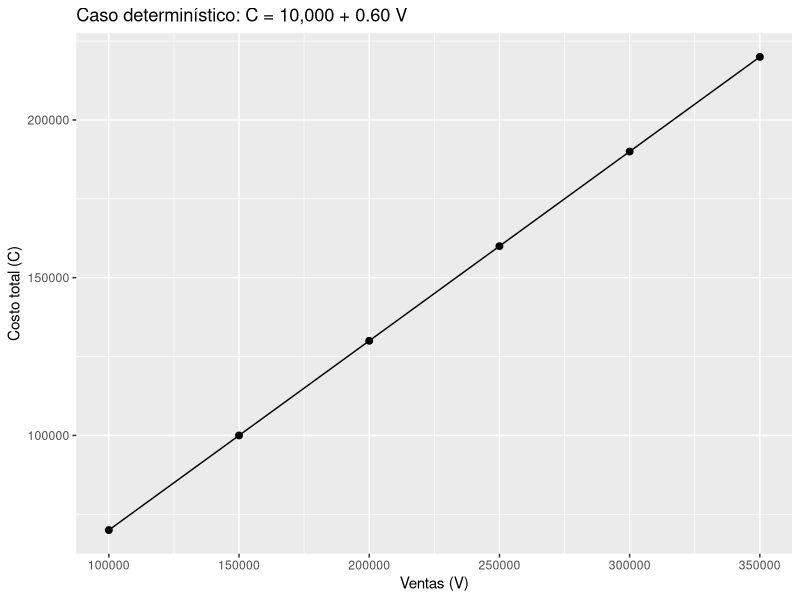
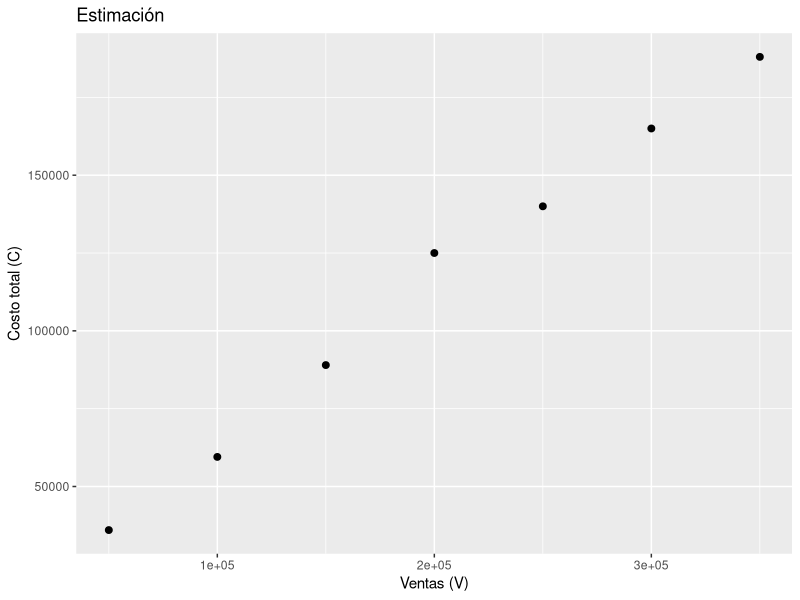
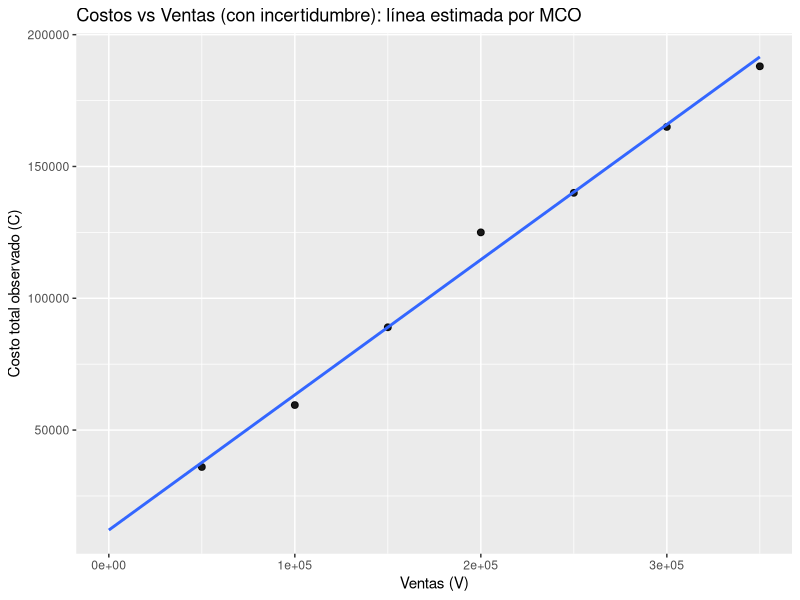

Write R code to recreate these figures, in order.
## ---- chunk 1
library(knitr)

tabla <- matrix(
  c("$\\times$", "$\\checkmark$", "$\\times$",
    "$\\times$", "$\\checkmark$", "$\\times$",
    "$\\times$", "$\\checkmark$", "$\\times$"),
  nrow = 3, byrow = TRUE
)
colnames(tabla) <- c("Fundamental", "Intermedio", "Especializado")
rownames(tabla) <- c("Finanzas", "Estadística", "R")

kable(tabla, escape = FALSE, align = c("c","c","c"))

## ---- chunk 2
knitr::opts_chunk$set(
  echo = TRUE,
  message = FALSE,
  warning = FALSE,
  class.source = "numberLines",   # activa numeración en todos los chunks con echo=TRUE
  Sys.setlocale("LC_TIME", "es_ES.UTF-8")
)
## ---- chunk 3
library(ggplot2)

# Datos determinísticos según la "regla" de la empresa
tabla_det <- data.frame(
V = c(100000, 150000, 200000, 250000, 300000, 350000),
C = c(70000, 100000, 130000, 160000, 190000, 220000)
)

tabla_det

ggplot(tabla_det, aes(x = V, y = C)) +
  geom_point(size = 2) +
  geom_line() +
  labs(
    title = "Caso determinístico: C = 10,000 + 0.60 V",
    x = "Ventas (V)",
    y = "Costo total (C)"
  )
## ---- chunk 4
tabla_noise <- data.frame(
V = c(50000, 100000, 150000, 200000, 250000, 300000, 350000),
C = c(36000, 59500, 89000, 125000, 140000, 165000, 188000)
)

ggplot(tabla_noise, aes(x = V, y = C)) +
  geom_point(size = 2) +
  labs(
    title = "Estimación",
    x = "Ventas (V)",
    y = "Costo total (C)"
  )
## ---- chunk 5
# (opcional) para verificar que MCO da un poco más de costo fijo y un poco menos de costo variable:
m_ruido <- lm(C ~ V, data = tabla_noise)
summary(m_ruido)
coef(m_ruido)
# Espera algo cercano a:
#  (Intercept) ≈ 13,000  y  pendiente ≈ 0.59  (menor que 0.60)
## ---- chunk 6
# Gráfico: puntos + línea estimada por MCO
ggplot(tabla_noise, aes(x = V, y = C)) +
  geom_point(size = 2, alpha = 0.9) +
  geom_smooth(
    method = "lm",
    se = FALSE,
    fullrange = TRUE
  ) +
  scale_x_continuous(limits = c(0, max(tabla_noise$V))) +
  labs(
    title = "Costos vs Ventas (con incertidumbre): línea estimada por MCO",
    x = "Ventas (V)",
    y = "Costo total observado (C)"
  )

